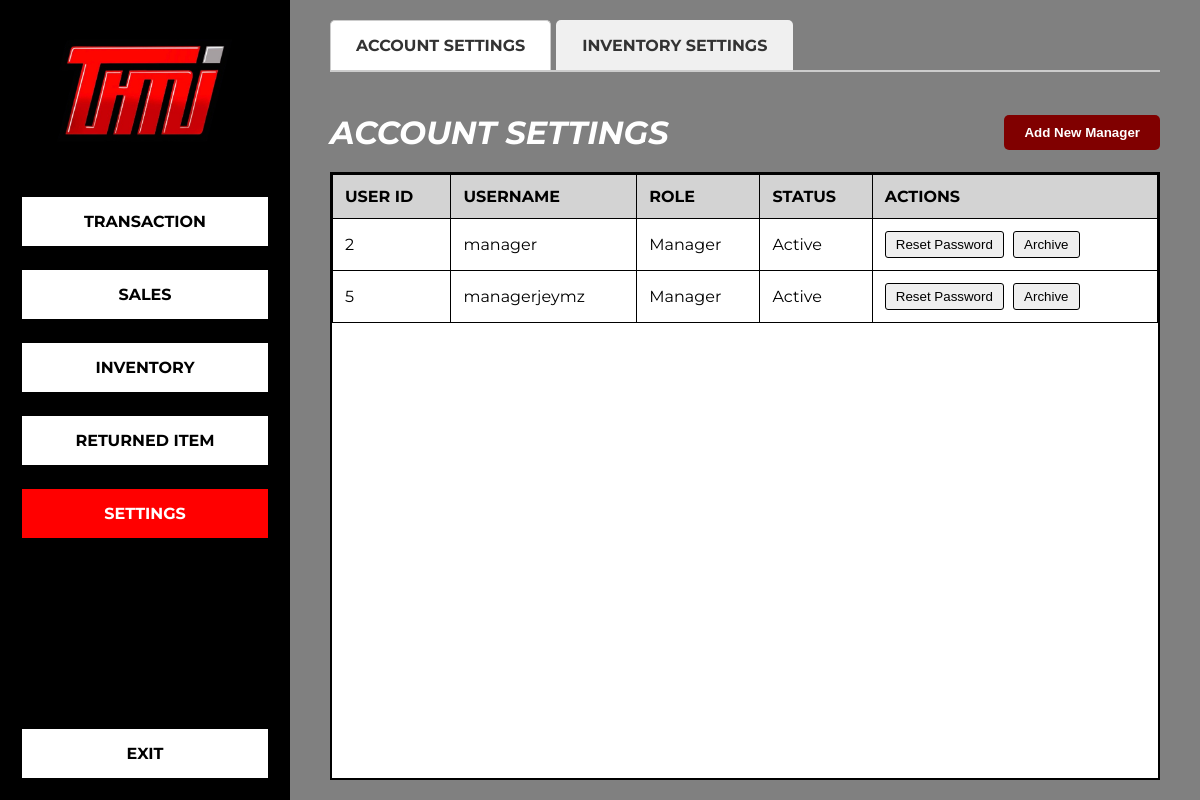
Screenshot of /owner/settings.php (signed in) with the database file from the repository.
### tables this page shows
CREATE TABLE `users` (
  `id` int(11) NOT NULL,
  `username` varchar(255) NOT NULL,
  `password` varchar(255) NOT NULL,
  `role` enum('owner','manager') NOT NULL,
  `status` varchar(20) NOT NULL DEFAULT 'active'
);

### owner/settings.php (the view, shortened to what this page needs)
<?php
require '../config/database.php';
$stmt = $db->prepare("SELECT id, username, role, status FROM users WHERE role != 'owner'");
$stmt->execute();
$users = $stmt->fetchAll(PDO::FETCH_ASSOC);
?>
<!DOCTYPE html>
<html lang="en">
<head>
    <link rel="stylesheet" href="css/style.css">
</head>
<body>
    <div class="dashboard-container">
        <aside class="sidebar">
            <div class="sidebar-header"><img src="../images/thrivehut logo png.png" alt="Logo" class="logo-sidebar"></div>
            <nav class="sidebar-nav">
                <a href="index.php" class="nav-item">TRANSACTION</a>
                <a href="sales.php" class="nav-item">SALES</a>
                <a href="inventory.php" class="nav-item">INVENTORY</a>
                <a href="returned_item.php" class="nav-item">RETURNED ITEM</a>
                <a href="settings.php" class="nav-item active">SETTINGS</a>
            </nav>
            <div class="sidebar-footer"><a href="#" class="nav-item-logout" id="logout-link">EXIT</a></div>
        </aside>
        <main class="main-content">
            <div class="settings-tabs">
                <a href="settings.php" class="tab-link active">ACCOUNT SETTINGS</a>
                <a href="inventory_settings.php" class="tab-link">INVENTORY SETTINGS</a>
            </div>
            <header class="main-header">
                <h1>ACCOUNT SETTINGS</h1>
                <button class="action-btn" id="add-manager-btn">Add New Manager</button>
            </header>
            <section class="item-table-container">
                <table class="item-table">
                    <thead>
                        <tr>
                            <th>USER ID</th>
                            <th>USERNAME</th>
                            <th>ROLE</th>
                            <th>STATUS</th>
                            <th>ACTIONS</th>
                        </tr>
                    </thead>
                    <tbody>
                        <?php if (empty($users)): ?>
                            <tr><td colspan="5" style="text-align: center;">No manager accounts found.</td></tr>
                        <?php else: ?>
                            <?php foreach ($users as $user): ?>
                            <tr id="user-row-<?php echo $user['id']; ?>">
                                <td><?php echo htmlspecialchars($user['id']); ?></td>
                                <td><?php echo htmlspecialchars($user['username']); ?></td>
                                <td><?php echo htmlspecialchars(ucfirst($user['role'])); ?></td>
                                <td><?php echo htmlspecialchars(ucfirst($user['status'])); ?></td>
                                <td>
                                    <button class="action-btn-sm reset-pw-btn" data-id="<?php echo $user['id']; ?>" data-username="<?php echo htmlspecialchars($user['username']); ?>">Reset Password</button>
                                    <?php if ($user['status'] == 'active'): ?>
                                    <button class="action-btn-sm archive-user-btn" data-id="<?php echo $user['id']; ?>">Archive</button>
                                    <?php else: ?>
                                    <button class="action-btn-sm unarchive-user-btn" data-id="<?php echo $user['id']; ?>">Unarchive</button>
                                    <?php endif; ?>
                                </td>
                            </tr>
                            <?php endforeach; ?>
                        <?php endif; ?>
                    </tbody>
                </table>
            </section>
        </main>
    </div>
</body>
</html>

### owner/css/style.css (style rules this page uses)
body, html { margin: 0; padding: 0; font-family: 'Montserrat', sans-serif; background-color: #555; height: 100%; }
.dashboard-container { display: flex; height: 100vh; }
.sidebar { width: 250px; background-color: #000; color: #fff; display: flex; flex-direction: column; padding: 20px; }
.sidebar-header { text-align: center; margin-bottom: 40px; }
.logo-sidebar { max-width: 80%; }
.sidebar-nav { flex-grow: 1; }
.nav-item { display: block; background-color: #fff; color: #000; text-decoration: none; font-weight: 700; text-align: center; padding: 15px 10px; margin-bottom: 20px; border: 2px solid #000; }
.nav-item.active, .nav-item:hover { background-color: #ff0000; color: #fff; }
.sidebar-footer { margin-top: auto; }
.nav-item-logout { display: block; background-color: #fff; color: #000; text-decoration: none; font-weight: 700; text-align: center; padding: 15px 10px; border: 2px solid #000; }
.main-content { flex-grow: 1; background-color: #808080; padding: 20px 40px; display: flex; flex-direction: column; height: 100vh; box-sizing: border-box; }
.main-header h1 { color: #fff; font-weight: 700; font-size: 2em; font-style: italic; margin-bottom: 20px; text-align: left; }
.item-table-container { background-color: #fff; border: 2px solid #000; flex-grow: 1; overflow-y: auto; display: block; }
.item-table { width: 100%; border-collapse: collapse; }
.item-table th, .item-table td { border: 1px solid #000; padding: 12px; text-align: left; vertical-align: middle; }
.item-table thead { background-color: #d3d3d3; }
.item-table th { font-weight: 700; }

### owner/settings.php (style rules this page uses)
.settings-tabs { display: flex; border-bottom: 2px solid #ccc; margin-bottom: 20px; }
.tab-link { padding: 15px 25px; text-decoration: none; color: #333; font-weight: 700; border: 1px solid transparent; border-bottom: none; background-color: #f0f0f0; border-radius: 5px 5px 0 0; margin-right: 5px; }
.tab-link.active { background-color: #fff; border-color: #ccc; border-bottom-color: #fff; }
.main-header { display: flex; justify-content: space-between; align-items: center; }
#add-manager-btn { background-color: #800000; color: white; border: none; padding: 10px 20px; font-weight: 700; cursor: pointer; border-radius: 5px; transition: background-color 0.3s; }
.action-btn-sm { padding: 5px 10px; margin-right: 5px; cursor: pointer; border: 1px solid #000; border-radius: 3px; }

### rows the page displays
users: id "2", username "manager", role "Manager", status "Active"
users: id "5", username "managerjeymz", role "Manager", status "Active"
